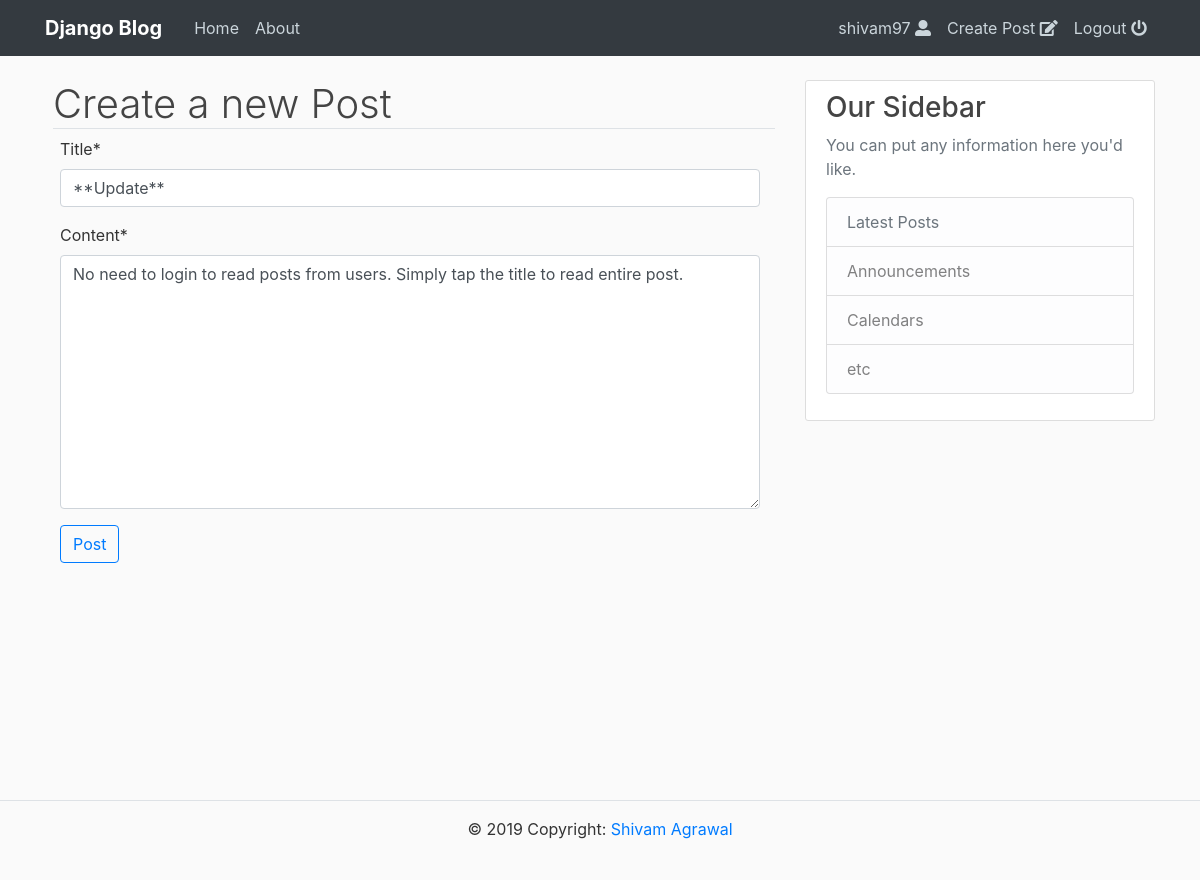
Page /post/23/update (signed in) on the committed database.
### Blog/models.py (models this page shows, shortened)
class BlogPost(models.Model):
    title = models.CharField(max_length=100)
    content = models.TextField()
    date_posted_on = models.DateTimeField(default=timezone.now)
    author = models.ForeignKey(User,on_delete = models.CASCADE)

### Blog/views.py (the view, shortened to what this page needs)
# urls.py: path('post/<int:pk>/update',PostUpdateView.as_view(),name='post-update'),
class PostUpdateView(LoginRequiredMixin,UserPassesTestMixin,UpdateView):
    model = BlogPost
    fields = ['title','content']
    def test_func(self):
        post = self.get_object()
        if self.request.user == post.author:
            return True
        return False

### templates/Blog/blogpost_form.html (shortened to what this page needs)
{% extends "blog/base.html" %}
{% load crispy_forms_tags %}
{% block body_block %}
<h1 class="border-bottom ml-2 font-weight-light">Create a new Post</h1>
<div class="container">
  <form class=""  method="post">
    {{ form|crispy }}
    <button class="btn btn-outline-primary" type="submit" name="button">Post</button>
  </form>
</div>
{% endblock %}

### templates/Blog/base.html (shortened to what this page needs)
{% load static %}
<!DOCTYPE html>
<html>
<head>
    <link rel="stylesheet" href="https://use.fontawesome.com/releases/v5.6.3/css/all.css">
    <link rel="stylesheet" href="https://maxcdn.bootstrapcdn.com/bootstrap/4.0.0/css/bootstrap.min.css">
    <link rel="stylesheet" type="text/css" href="{% static 'blog/style.css' %}">
</head>
<body onload="myfunction()">
    <header class="site-header">
      <nav class="navbar navbar-expand-md navbar-dark bg-dark fixed-top">
        <div class="container">
          <a class="navbar-brand mr-4 font-weight-bold" href="{% url 'blog-home' %}"><img class="logo" src="https://icon-library.net/images/django-icon/django-icon-0.jpg" alt="">Django Blog</a>
          <div class="collapse navbar-collapse" id="navbarToggle">
            <div class="navbar-nav mr-auto">
              <a class="nav-item nav-link" href="{% url 'blog-home' %}">Home</a>
              <a class="nav-item nav-link" href="{% url 'blog-about' %}">About</a>
            </div>
            <div class="navbar-nav">
              {% if user.is_authenticated %}
                <a class="nav-item nav-link" href="{% url 'profile' %}">{{user}} <i class="fas fa-user-alt"></i></a>
                <a class="nav-item nav-link" href="{% url 'post-create' %}">Create Post <i class="fas fa-edit"></i></a>
                <a class="nav-item nav-link" href="{% url 'logout' %}">Logout <i class="fas fa-power-off"></i></a>
              {% else %}
                <a class="nav-item nav-link" href="{% url 'login' %}">Login <i class="fas fa-user-astronaut"></i></a>
                <a class="nav-item nav-link" href="{% url 'register' %}">Register <i class="fas fa-user-plus"></i></a>
              {% endif %}
            </div>
          </div>
        </div>
      </nav>
    </header>
    <main role="main" class="container">
      <div class="row">
        <div class="col-md-8">
          {% block body_block %}{% endblock %}
        </div>
        <div class="col-md-4">
          <div class="content-section">
            <h3>Our Sidebar</h3>
            <p class='text-muted'>You can put any information here you'd like.
              <ul class="list-group">
                <li class="list-group-item list-group-item-light"><a class="nav-item p-0 text-secondary nav-link" href="{% url 'blog-home' %}">Latest Posts</a></li>
                <li class="list-group-item list-group-item-light">Announcements</li>
                <li class="list-group-item list-group-item-light">Calendars</li>
                <li class="list-group-item list-group-item-light">etc</li>
              </ul>
            </p>
          </div>
        </div>
      </div>
    </main>
    <footer class="p-relative page-footer font-small">
      <div class="border-top footer-copyright text-center py-3">© 2019 Copyright:
        <a href="https://github.com/s4shivam" target="_blank"> Shivam Agrawal</a>
      </div>
    </footer>
</body>
</html>

### static/Blog/style.css (style rules this page uses)
html { height: 100%; }
body { height: 100%; background: #fafafa; color: #333333; margin-top: 5rem; }
h1, h2, h3, h4, h5, h6 { color: #444444; }
ul { margin: 0; }
.site-header .navbar-nav .nav-link { color: #cbd5db; }
.content-section { background: #ffffff; padding: 10px 20px; border: 1px solid #dddddd; border-radius: 3px; margin-bottom: 20px; }
main { min-height: 90%; }

### rows in the picture
BlogPost: title "**Update**", content "No need to login to read posts from users. Simply tap the title to read entire post."

### other values in the picture
{{ user }} "shivam97"
